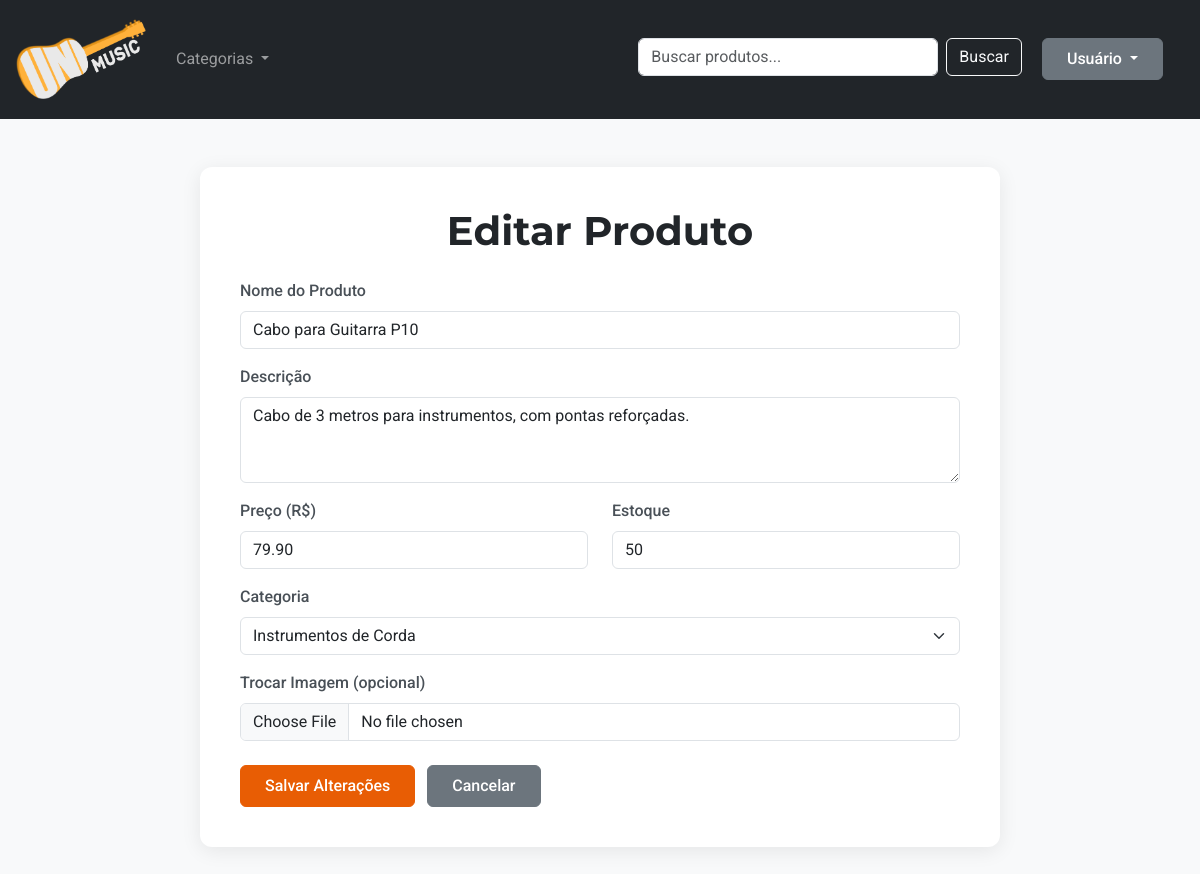
Screenshot of /admin/edit_product.php?id=4 with the database file from the repository.
### tables this page shows
CREATE TABLE `produto` (
  `idProduto` bigint(20) NOT NULL AUTO_INCREMENT,
  `nomeProduto` varchar(60) NOT NULL,
  `descricaoProduto` text DEFAULT NULL,
  `precoProduto` decimal(10,2) NOT NULL,
  `estoqueProduto` int(11) NOT NULL DEFAULT 0,
  `imagem` varchar(255) DEFAULT NULL,
  `idCategoria` int(11) NOT NULL,
  PRIMARY KEY (`idProduto`),
  KEY `fk_produto_categoriaproduto` (`idCategoria`),
  KEY `idx_produto_idCategoria` (`idCategoria`),
  KEY `idx_produto_nome` (`nomeProduto`),
  CONSTRAINT `fk_produto_categoriaproduto` FOREIGN KEY (`idCategoria`) REFERENCES `categoriaproduto` (`idCategoria`)
);

CREATE TABLE `categoriaproduto` (
  `idCategoria` int(11) NOT NULL AUTO_INCREMENT,
  `nome` varchar(100) NOT NULL,
  `descricao` text DEFAULT NULL,
  PRIMARY KEY (`idCategoria`),
  UNIQUE KEY `nome` (`nome`)
);

### admin/edit_product.php (the view, shortened to what this page needs)
<?php
$connect = connectBanco();
$idProduto = intval($_GET['id']);
$query = $connect->prepare("SELECT * FROM produto WHERE idProduto = ?");
$query->bind_param("i", $idProduto);
$query->execute();
$result = $query->get_result();
$produto = $result->fetch_assoc();
?>
<!DOCTYPE html>
<html lang="pt-br">
<head>
    <link href="https://cdn.jsdelivr.net/npm/bootstrap@5.3.3/dist/css/bootstrap.min.css" rel="stylesheet">
    <link rel="stylesheet" href="../assets/css/style.css">
</head>
<body>
<?php include_once __DIR__ . '/../public/navbar.php';  ?>
<div class="container py-5">
    <div class="form-container">
        <h1 class="mb-4 text-center">Editar Produto</h1>
        <form method="POST" enctype="multipart/form-data">
            <div class="mb-3">
                <label for="nomeProduto" class="form-label">Nome do Produto</label>
                <input type="text" class="form-control" id="nomeProduto" name="nomeProduto"
                    value="<?= htmlspecialchars($produto['nomeProduto']) ?>" required>
            </div>
            <div class="mb-3">
                <label for="descricaoProduto" class="form-label">Descrição</label>
                <textarea class="form-control" id="descricaoProduto" name="descricaoProduto" rows="3" required><?= htmlspecialchars($produto['descricaoProduto']) ?></textarea>
            </div>
            <div class="row">
                <div class="col-md-6 mb-3">
                    <label for="precoProduto" class="form-label">Preço (R$)</label>
                    <input type="number" step="0.01" class="form-control" id="precoProduto" name="precoProduto"
                        value="<?= htmlspecialchars($produto['precoProduto']) ?>" required>
                </div>
                <div class="col-md-6 mb-3">
                    <label for="estoqueProduto" class="form-label">Estoque</label>
                    <input type="number" class="form-control" id="estoqueProduto" name="estoqueProduto"
                        value="<?= htmlspecialchars($produto['estoqueProduto']) ?>" min="0" required>
                </div>
            </div>
            <div class="mb-3">
                <label for="idCategoria" class="form-label">Categoria</label>
                <select class="form-select" id="idCategoria" name="idCategoria" required>
                    <?php
                    if ($categorias_query) {
                        mysqli_data_seek($categorias_query, 0);
                    }
                    if ($categorias_query && mysqli_num_rows($categorias_query) > 0):
                        while ($categoria = mysqli_fetch_assoc($categorias_query)): ?>
                            <option value="<?= htmlspecialchars($categoria['idCategoria']) ?>"
                                <?= ($categoria['idCategoria'] == $produto['idCategoria']) ? 'selected' : '' ?>>
                                <?= htmlspecialchars($categoria['nome']) ?>
                            </option>
                        <?php endwhile;
                    endif; ?>
                </select>
            </div>
            <div class="mb-3">
                <label for="imagem" class="form-label">Trocar Imagem (opcional)</label>
                <input type="file" class="form-control" id="imagem" name="imagem" accept="image/jpeg, image/png, image/webp">
            </div>
            <div class="mt-4">
                <button type="submit" name="atualizar" class="btn btn-custom-primary">Salvar Alterações</button>
                <a href="product_management.php" class="btn btn-secondary ms-2">Cancelar</a>
            </div>
        </form>
    </div>
</div>
</body>
</html>

### assets/css/style.css (style rules this page uses)
body { background-color: #f8f9fa; font-family: 'Roboto', sans-serif; color: #212529; }
h1, h2, h3, h4, h5, h6 { font-family: 'Montserrat', sans-serif; font-weight: 700; color: #212529; }
.form-container { max-width: 800px; margin: auto; background-color: #ffffff; padding: 2.5rem; border-radius: 0.75rem; box-shadow: 0 4px 20px rgba(0, 0, 0, 0.08); }
.form-label { font-weight: 500; color: #495057; }
.form-control, .form-select { border-radius: 0.375rem; }
.btn-custom-primary { background-color: #E85D04; border-color: #E85D04; color: #ffffff; padding: 0.5rem 1.5rem; font-weight: 500; }
.btn-secondary { padding: 0.5rem 1.5rem; font-weight: 500; }

### rows the page displays
produto: nomeProduto "Cabo para Guitarra P10", descricaoProduto "Cabo de 3 metros para instrumentos, com pontas reforçadas.", precoProduto "79.90", estoqueProduto "50", idCategoria "Instrumentos de Corda"
